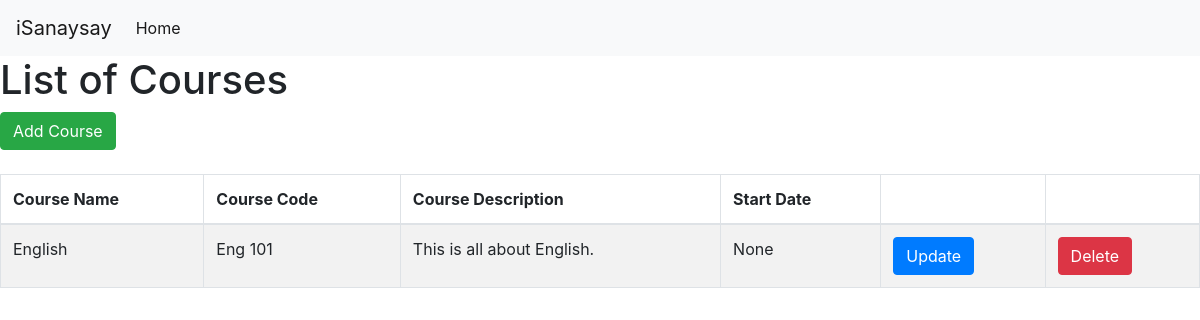
Page /isanaysay/view_courses on the earlier database version.
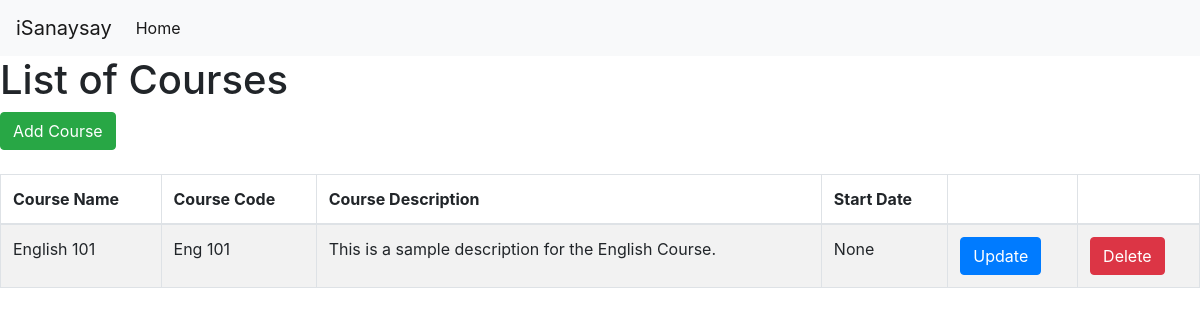
Same page on the later database version.
### users/models.py (models this page shows, shortened)
class Course(models.Model):
    name = models.CharField(verbose_name="Course Name", max_length=128)
    course_code = models.CharField(verbose_name="Course Code", max_length=128)
    course_description = models.CharField(verbose_name="Course Code", max_length=500)
    start_date = models.DateField(auto_now_add=True)
    end_date = models.DateField()

### users/views.py (the view)
def view_courses(request):
    template = "list_course.html"
    courses = Course.objects.all()
    context = {
        'courses': courses,
    }
    return render(request, template, context)

### templates/list_course.html (shortened to what this page needs)
{% extends 'base.html' %}
{% block content %}
	<body>
		<h1>List of Courses</h1>
		<a href="{% url 'add-course' %}" class="btn btn-success">Add Course</a> <br /><br />
		<table class="table table-striped table-bordered">
			<thead>
				<tr>
					<th>Course Name</th>
					<th>Course Code</th>
					<th>Course Description</th>
					<th>Start Date</th>
					<th></th>
					<th></th>
				</tr>
			</thead>
			<tbody>
				{% for course in courses %}
				<tr>
					<td>{{ course.name }}</td>
					<td>{{ course.course_code }}</td>
					<td>{{ course.course_description }}</td>
					<td>{{ course.start_date }}</td>
					<td>
						<a href="{% url 'update-course' course.id %}" class="btn btn-primary">Update</a>
					</td>
					<td>
						<a href="{% url 'delete-course' course.id %}" class="btn btn-danger">Delete</a>
					</td>
				</tr>
				{% empty %}
				<tr>
					<td colspan=6>No Courses yet</td>
				</tr>
				{% endfor %}
			</tbody>
		</table>
{% endblock %}

Differences in the rows shown:
changed Course "Eng 101": name "English" → "English 101"; course_description "This is all about English." → "This is a sample description for the English Course."
